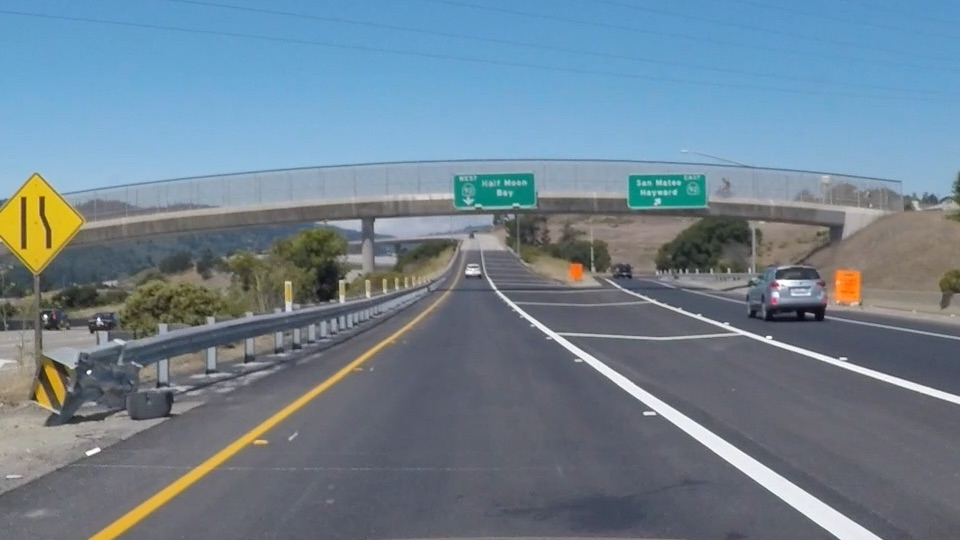
#> input picture exit-ramp.jpg, 960 x 540 px
$ jupyter execute 'Line Detection.ipynb'
#> lines starting #> are read from the running program, lines starting #| are printed output that depends on the picture
[cell 1]
import matplotlib.pyplot as plt
import matplotlib.image as mpimg
image = mpimg.imread('exit-ramp.jpg')
#> image is the input picture: shape (540, 960, 3); mean R, G, B 111.3, 130.2, 144.4
plt.imshow(image)

[cell 2]
#How to install OpenCV
#!pip install opencv-python

[cell 3]
import cv2  #bringing in OpenCV libraries
gray = cv2.cvtColor(image, cv2.COLOR_RGB2GRAY) #grayscale conversion
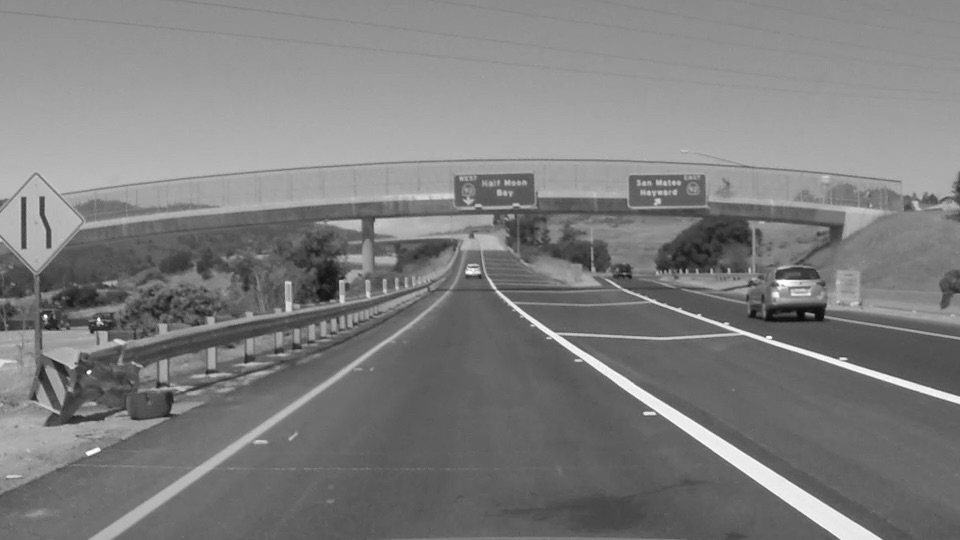
#> gray: shape (540, 960); min 7, max 255, mean 126.2
plt.imshow(gray, cmap='gray')

[cell 4]
kernel_size = 3
blur_gray = cv2.GaussianBlur(gray,(kernel_size, kernel_size), 0)

# Define parameters for Canny and run it
# NOTE: if you try running this code you might want to change these!
low_threshold = 2
high_threshold = 10
edges = cv2.Canny(blur_gray, low_threshold, high_threshold)
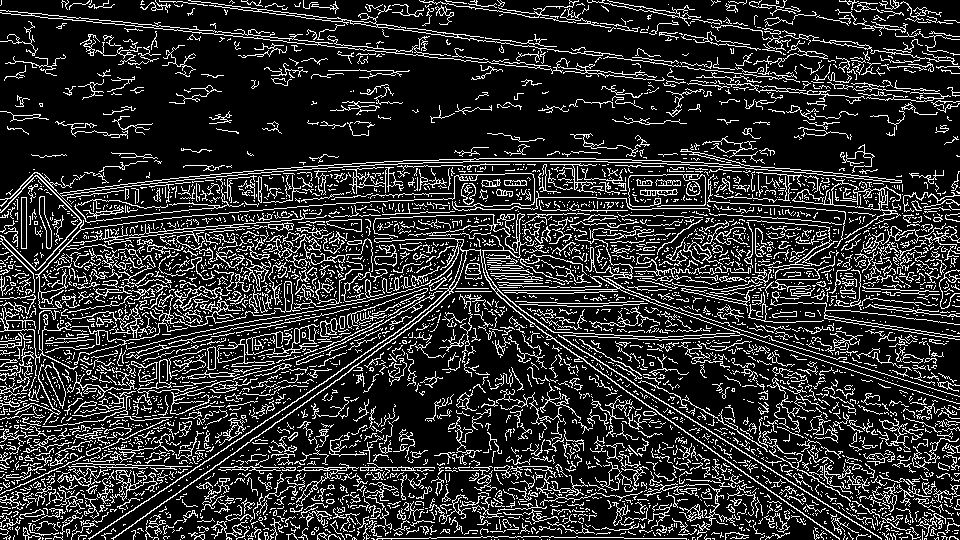
#> edges: shape (540, 960); 18.3% white in thin lines or dots

# Display the image
plt.imshow(edges, cmap='Greys_r')
